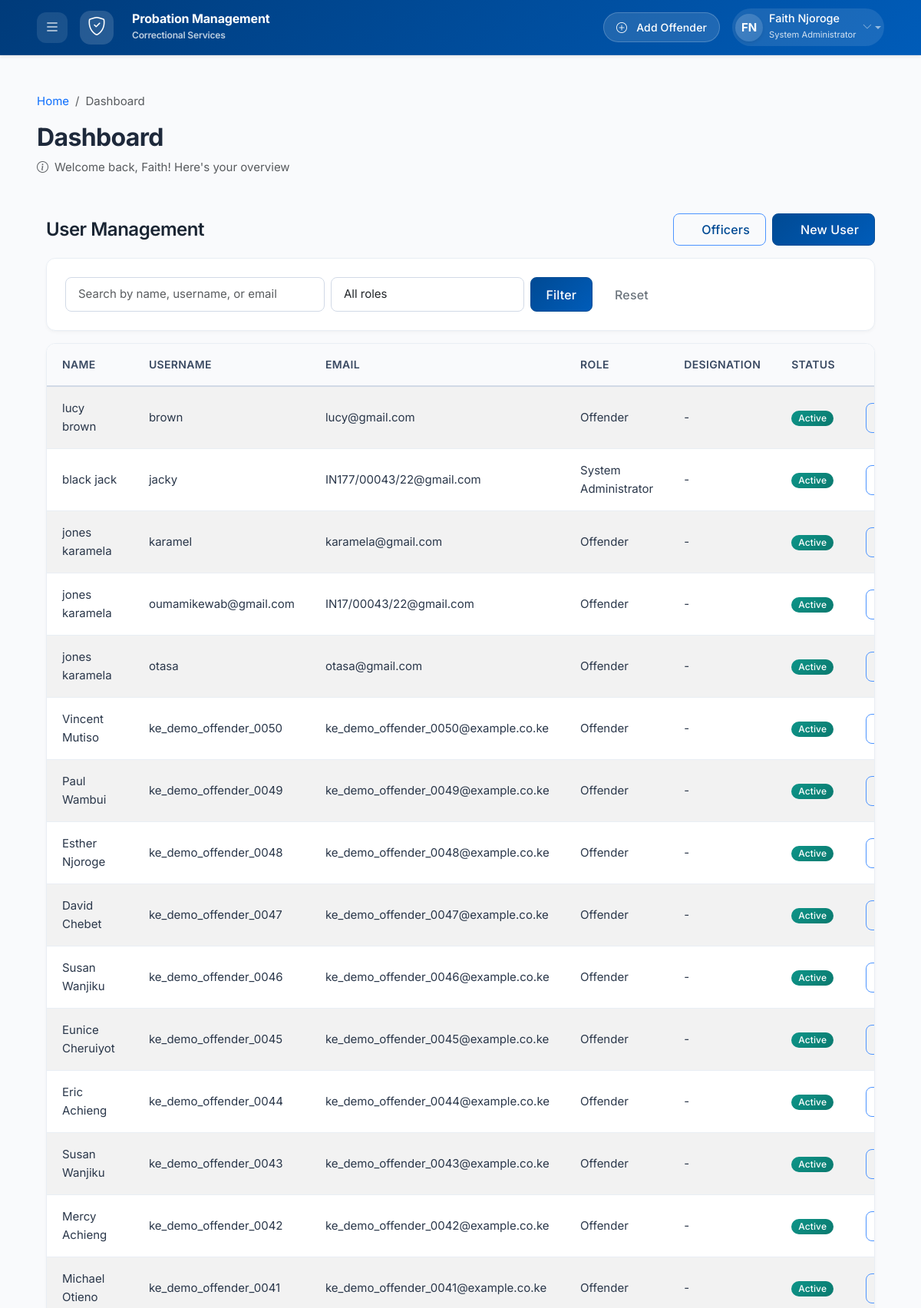
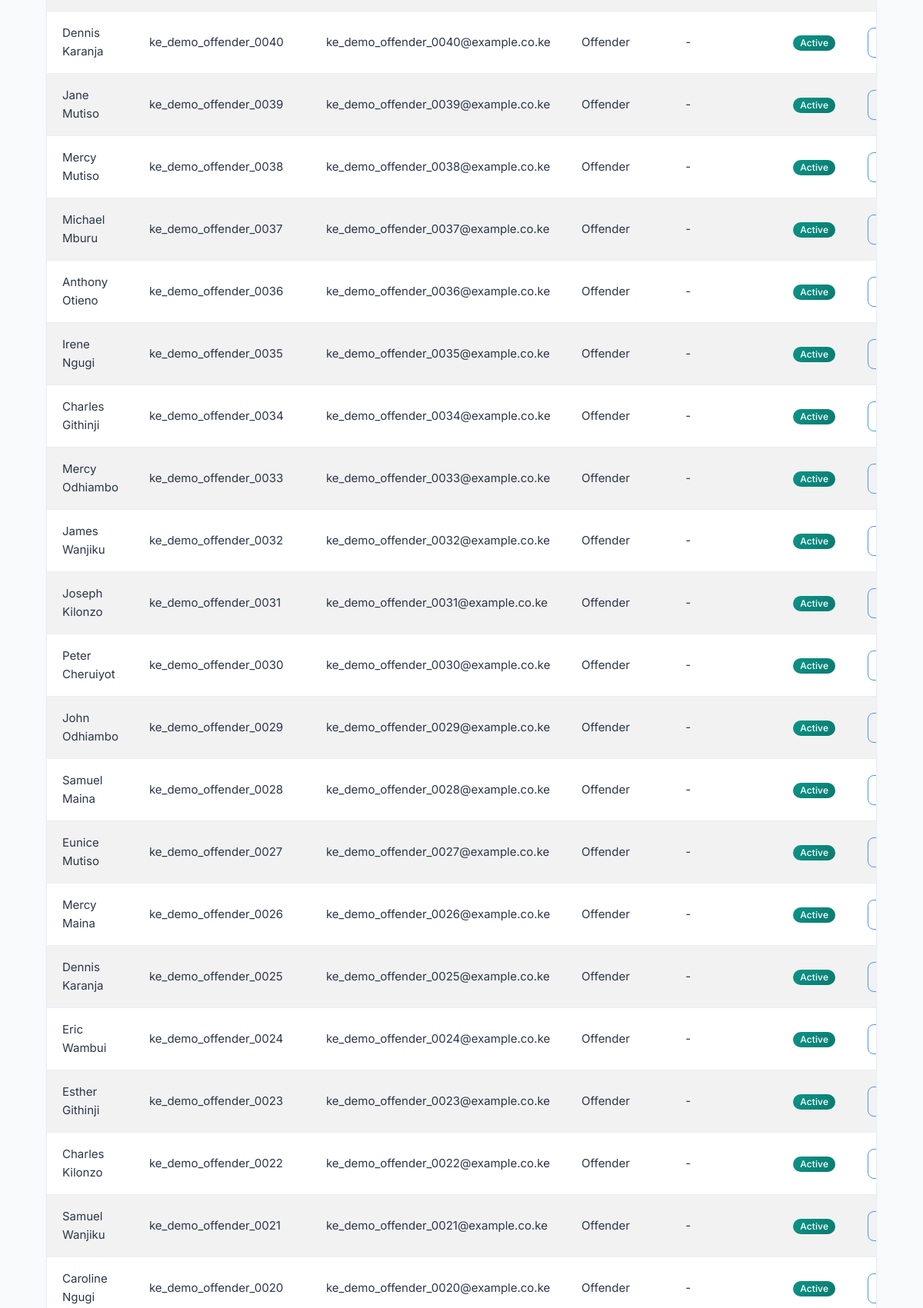
Page /accounts/users/ (signed in, upper part) on the committed database (2 pictures, top to bottom).
### accounts/models.py (models this page shows, shortened)
class User(AbstractUser):
    class Role(models.TextChoices):
        ADMIN = 'admin', _('System Administrator')
        OFFICER = 'officer', _('Probation Officer')
        OFFENDER = 'offender', _('Offender')
        JUDICIARY = 'judiciary', _('Judiciary Staff')
        NGO = 'ngo', _('NGO Staff')
    role = models.CharField(
        max_length=20,
        choices=Role.choices,
        default=Role.OFFICER,
        verbose_name=_('User Role')
    )
    phone = models.CharField(
        max_length=15,
        blank=True,
        verbose_name=_('Phone Number')
    )
    designation = models.CharField(
        max_length=100,
        blank=True,
        verbose_name=_('Designation')
    )
    profile_picture = models.ImageField(
        upload_to='profiles/',
        blank=True,
        null=True,
        verbose_name=_('Profile Picture')
    )
    date_created = models.DateTimeField(
        auto_now_add=True,
        verbose_name=_('Date Created')
    )
    date_updated = models.DateTimeField(
        auto_now=True,
        verbose_name=_('Date Updated')
    )
    class Meta:
        verbose_name = _('User')
        verbose_name_plural = _('Users')
        ordering = ['-date_created']
    def is_admin(self):
        return self.role == self.Role.ADMIN

### accounts/views.py (the view, shortened to what this page needs)
# urls.py: path('users/', views.users_list_view, name='users_list'),
def users_list_view(request):
    if not request.user.is_authenticated or not request.user.is_admin():
        messages.error(request, 'Access denied. Admin privileges required.')
        return redirect('accounts:dashboard')
    users = User.objects.all().order_by('-date_joined')
    role_filter = request.GET.get('role', '')
    if role_filter:
        users = users.filter(role=role_filter)
    search_query = request.GET.get('search', '')
    context = {
        'users': users,
        'role_filter': role_filter,
        'search_query': search_query,
        'role_choices': User.Role.choices,
        'title': 'User Management'
    }
    return render(request, 'accounts/users_list.html', context)

### templates/accounts/users_list.html (shortened to what this page needs)
{% extends 'base.html' %}
{% block content %}
<div class="container-fluid">
    <div class="d-flex justify-content-between align-items-center mb-3">
        <h4 class="mb-0">User Management</h4>
        <div class="d-flex gap-2">
            <a href="{% url 'accounts:officers_list' %}" class="btn btn-outline-primary">
                Officers
            </a>
            <a href="{% url 'accounts:create_user' %}" class="btn btn-primary">
                New User
            </a>
        </div>
    </div>
    <div class="card mb-3">
        <div class="card-body">
            <form method="get" class="row g-2">
                <div class="col-md-4">
                    <input
                        type="text"
                        name="search"
                        value="{{ search_query }}"
                        class="form-control"
                        placeholder="Search by name, username, or email"
                    >
                </div>
                <div class="col-md-3">
                    <select name="role" class="form-select">
                        <option value="">All roles</option>
                    </select>
                </div>
                <div class="col-md-5 d-flex gap-2">
                    <button type="submit" class="btn btn-primary">Filter</button>
                    <a href="{% url 'accounts:users_list' %}" class="btn btn-outline-secondary">Reset</a>
                </div>
            </form>
        </div>
    </div>
    <div class="card">
        <div class="table-responsive">
            <table class="table table-hover mb-0">
                <thead>
                    <tr>
                        <th>Name</th>
                        <th>Username</th>
                        <th>Email</th>
                        <th>Role</th>
                        <th>Designation</th>
                        <th>Status</th>
                        <th class="text-end">Actions</th>
                    </tr>
                </thead>
                <tbody>
                    {% for item in users %}
                    <tr>
                        <td>{{ item.get_full_name|default:item.username }}</td>
                        <td>{{ item.username }}</td>
                        <td>{{ item.email|default:"-" }}</td>
                        <td>{{ item.get_role_display }}</td>
                        <td>{{ item.designation|default:"-" }}</td>
                        <td>
                            {% if item.is_active %}
                            <span class="badge bg-success">Active</span>
                            {% else %}
                            <span class="badge bg-secondary">Inactive</span>
                            {% endif %}
                        </td>
                        <td class="text-end">
                            <a href="{% url 'accounts:user_detail' item.id %}" class="btn btn-sm btn-outline-primary">
                            </a>
                        </td>
                    </tr>
                    {% empty %}
                    <tr>
                        <td colspan="7" class="text-center text-muted py-4">No users found.</td>
                    </tr>
                    {% endfor %}
                </tbody>
            </table>
        </div>
    </div>
</div>
{% endblock %}

### templates/base.html (shortened to what this page needs)
<!DOCTYPE html>
{% load static %}
<html lang="en" data-bs-theme="auto">
<head>
    <link href="https://cdn.jsdelivr.net/npm/bootstrap@5.3.2/dist/css/bootstrap.min.css" rel="stylesheet">
    <link rel="stylesheet" href="https://cdn.jsdelivr.net/npm/bootstrap-icons@1.11.1/font/bootstrap-icons.css">
    <link rel="stylesheet" href="https://cdn.datatables.net/1.13.6/css/dataTables.bootstrap5.min.css">
    <link rel="stylesheet" href="https://cdn.datatables.net/responsive/2.5.0/css/responsive.bootstrap5.min.css">
    <link href="https://cdn.jsdelivr.net/npm/select2@4.1.0-rc.0/dist/css/select2.min.css" rel="stylesheet">
    <link rel="stylesheet" href="https://cdn.jsdelivr.net/npm/select2-bootstrap-5-theme@1.3.0/dist/select2-bootstrap-5-theme.min.css">
    <link href="https://unpkg.com/aos@2.3.1/dist/aos.css" rel="stylesheet">
    <link rel="stylesheet" href="{% static 'css/style.css' %}">
    <link rel="stylesheet" href="{% static 'css/dashboard.css' %}">
</head>
<body class="d-flex flex-column min-vh-100">
    <nav class="navbar navbar-dark shadow-sm sticky-top app-navbar"
         style="background: linear-gradient(135deg, #003b7a 0%, #005cb9 100%); min-height: 72px; backdrop-filter: blur(10px);">
        <div class="container-fluid px-4">
            <div class="d-flex align-items-center">
                {% if user.is_authenticated %}
                <button class="btn btn-link text-white p-2 me-3"
                        id="sidebarToggle"
                        title="Toggle menu"
                        style="background: rgba(255,255,255,0.1); border-radius: 12px; width: 40px; height: 40px;"
                        data-bs-toggle="offcanvas"
                        data-bs-target="#appSidebar"
                        aria-controls="appSidebar">
                    <i class="bi bi-list fs-5"></i>
                </button>
                {% endif %}
                <a class="navbar-brand d-flex align-items-center" href="{% url 'dashboard:home' %}">
                    <div class="d-flex align-items-center justify-content-center me-3"
                         style="width: 44px; height: 44px; background: rgba(255,255,255,0.15); border-radius: 14px; backdrop-filter: blur(4px);">
                        <i class="bi bi-shield-check fs-4 text-white"></i>
                    </div>
                    <div class="d-flex flex-column">
                        <span class="fw-bold fs-6 lh-1 mb-1" style="letter-spacing: -0.01em;">Probation Management</span>
                        <span class="small opacity-75" style="font-size: 0.75rem;">Correctional Services</span>
                    </div>
                </a>
            </div>
            <ul class="navbar-nav flex-row align-items-center">
                {% if user.is_authenticated %}
                    <li class="nav-item me-3 d-none d-md-block">
                        <a href="{% url 'offenders:offender_create' %}" class="btn btn-sm text-white px-3"
                           style="background: rgba(255,255,255,0.12); border-radius: 30px; border: 1px solid rgba(255,255,255,0.2); text-decoration: none;">
                            <i class="bi bi-plus-circle me-1"></i> Add Offender
                        </a>
                    </li>
                    <li class="nav-item dropdown">
                        <a class="nav-link dropdown-toggle d-flex align-items-center p-1"
                           href="#"
                           role="button"
                           data-bs-toggle="dropdown"
                           aria-expanded="false"
                           style="background: rgba(255,255,255,0.1); border-radius: 40px; text-decoration: none;">
                            <div class="avatar-circle me-2 shadow-sm"
                                 style="width: 36px; height: 36px; border-radius: 50%; background: linear-gradient(135deg, #ffffff30, #ffffff20); display: flex; align-items: center; justify-content: center; color: white; font-weight: bold;">
                                {{ user.first_name|first|upper }}{{ user.last_name|first|upper }}
                            </div>
                            <div class="d-none d-xl-block text-start me-2">
                                <div class="fw-medium" style="font-size: 0.9rem; line-height: 1.2; color: white;">{{ user.get_full_name|default:user.username }}</div>
                                <small style="font-size: 0.7rem; opacity: 0.9; color: rgba(255,255,255,0.9);">{{ user.get_role_display|default:"User" }}</small>
                            </div>
                            <i class="bi bi-chevron-down text-white-50" style="font-size: 0.8rem;"></i>
                        </a>
                    </li>
                {% endif %}
            </ul>
        </div>
    </nav>
    <div class="container-fluid flex-grow-1 px-0">
        <div class="row g-0">
            <main id="mainContent" class="col-12 px-4 px-xl-5 py-4 py-xl-5">
                <div class="page-header mb-5" data-aos="fade-up" data-aos-duration="500">
                    <div class="d-flex flex-column flex-md-row justify-content-between align-items-start align-items-md-center">
                        <div>
                            <nav aria-label="breadcrumb" class="mb-2">
                                <ol class="breadcrumb">
                                    <li class="breadcrumb-item"><a href="{% url 'dashboard:home' %}" class="text-decoration-none">Home</a></li>
                                    <li class="breadcrumb-item active" aria-current="page">
                                        {% block breadcrumb %}{% block page_title_alt %}Dashboard{% endblock %}{% endblock %}
                                    </li>
                                </ol>
                            </nav>
                            <h1 class="h2 fw-bold mb-2" style="letter-spacing: -0.02em; color: #1e293b;">
                                {% block page_title %}Dashboard{% endblock %}
                            </h1>
                            <p class="text-muted mb-0 d-flex align-items-center">
                                <i class="bi bi-info-circle me-2"></i>
                                {% block page_subtitle %}Welcome back, {{ user.first_name|default:"User" }}! Here's your overview{% endblock %}
                            </p>
                        </div>
                    </div>
                </div>
                <div class="content-wrapper" data-aos="fade-up" data-aos-delay="150">
                    {% block content %}{% endblock %}
                </div>
            </main>
        </div>
    </div>
</body>
</html>

### rows in the picture
User: first_name|first "F", last_name|first "N", get_full_name "Faith Njoroge", role "System Administrator", first_name "Faith"
User: get_full_name "lucy brown", username "brown", email "lucy@gmail.com", role "Offender", designation "-", is_active "Active"
User: get_full_name "black jack", username "jacky", email "IN177/00043/22@gmail.com", role "System Administrator", designation "-", is_active "Active"
User: get_full_name "jones karamela", username "karamel", email "karamela@gmail.com", role "Offender", designation "-", is_active "Active"
User: get_full_name "jones karamela", username "oumamikewab@gmail.com", email "IN17/00043/22@gmail.com", role "Offender", designation "-", is_active "Active"
User: get_full_name "jones karamela", username "otasa", email "otasa@gmail.com", role "Offender", designation "-", is_active "Active"
User: get_full_name "Vincent Mutiso", username "ke_demo_offender_0050", email "ke_demo_offender_0050@example.co.ke", role "Offender", designation "-", is_active "Active"
User: get_full_name "Paul Wambui", username "ke_demo_offender_0049", email "ke_demo_offender_0049@example.co.ke", role "Offender", designation "-", is_active "Active"
User: get_full_name "Esther Njoroge", username "ke_demo_offender_0048", email "ke_demo_offender_0048@example.co.ke", role "Offender", designation "-", is_active "Active"
User: get_full_name "David Chebet", username "ke_demo_offender_0047", email "ke_demo_offender_0047@example.co.ke", role "Offender", designation "-", is_active "Active"
User: get_full_name "Susan Wanjiku", username "ke_demo_offender_0046", email "ke_demo_offender_0046@example.co.ke", role "Offender", designation "-", is_active "Active"
User: get_full_name "Eunice Cheruiyot", username "ke_demo_offender_0045", email "ke_demo_offender_0045@example.co.ke", role "Offender", designation "-", is_active "Active"
User: get_full_name "Eric Achieng", username "ke_demo_offender_0044", email "ke_demo_offender_0044@example.co.ke", role "Offender", designation "-", is_active "Active"
User: get_full_name "Susan Wanjiku", username "ke_demo_offender_0043", email "ke_demo_offender_0043@example.co.ke", role "Offender", designation "-", is_active "Active"
User: get_full_name "Mercy Achieng", username "ke_demo_offender_0042", email "ke_demo_offender_0042@example.co.ke", role "Offender", designation "-", is_active "Active"
User: get_full_name "Michael Otieno", username "ke_demo_offender_0041", email "ke_demo_offender_0041@example.co.ke", role "Offender", designation "-", is_active "Active"
User: get_full_name "Dennis Karanja", username "ke_demo_offender_0040", email "ke_demo_offender_0040@example.co.ke", role "Offender", designation "-", is_active "Active"
User: get_full_name "Jane Mutiso", username "ke_demo_offender_0039", email "ke_demo_offender_0039@example.co.ke", role "Offender", designation "-", is_active "Active"
User: get_full_name "Mercy Mutiso", username "ke_demo_offender_0038", email "ke_demo_offender_0038@example.co.ke", role "Offender", designation "-", is_active "Active"
User: get_full_name "Michael Mburu", username "ke_demo_offender_0037", email "ke_demo_offender_0037@example.co.ke", role "Offender", designation "-", is_active "Active"
User: get_full_name "Anthony Otieno", username "ke_demo_offender_0036", email "ke_demo_offender_0036@example.co.ke", role "Offender", designation "-", is_active "Active"
User: get_full_name "Irene Ngugi", username "ke_demo_offender_0035", email "ke_demo_offender_0035@example.co.ke", role "Offender", designation "-", is_active "Active"
User: get_full_name "Charles Githinji", username "ke_demo_offender_0034", email "ke_demo_offender_0034@example.co.ke", role "Offender", designation "-", is_active "Active"
User: get_full_name "Mercy Odhiambo", username "ke_demo_offender_0033", email "ke_demo_offender_0033@example.co.ke", role "Offender", designation "-", is_active "Active"
User: get_full_name "James Wanjiku", username "ke_demo_offender_0032", email "ke_demo_offender_0032@example.co.ke", role "Offender", designation "-", is_active "Active"
User: get_full_name "Joseph Kilonzo", username "ke_demo_offender_0031", email "ke_demo_offender_0031@example.co.ke", role "Offender", designation "-", is_active "Active"
User: get_full_name "Peter Cheruiyot", username "ke_demo_offender_0030", email "ke_demo_offender_0030@example.co.ke", role "Offender", designation "-", is_active "Active"
User: get_full_name "John Odhiambo", username "ke_demo_offender_0029", email "ke_demo_offender_0029@example.co.ke", role "Offender", designation "-", is_active "Active"
User: get_full_name "Samuel Maina", username "ke_demo_offender_0028", email "ke_demo_offender_0028@example.co.ke", role "Offender", designation "-", is_active "Active"
User: get_full_name "Eunice Mutiso", username "ke_demo_offender_0027", email "ke_demo_offender_0027@example.co.ke", role "Offender", designation "-", is_active "Active"
User: get_full_name "Mercy Maina", username "ke_demo_offender_0026", email "ke_demo_offender_0026@example.co.ke", role "Offender", designation "-", is_active "Active"
User: get_full_name "Dennis Karanja", username "ke_demo_offender_0025", email "ke_demo_offender_0025@example.co.ke", role "Offender", designation "-", is_active "Active"
User: get_full_name "Eric Wambui", username "ke_demo_offender_0024", email "ke_demo_offender_0024@example.co.ke", role "Offender", designation "-", is_active "Active"
User: get_full_name "Esther Githinji", username "ke_demo_offender_0023", email "ke_demo_offender_0023@example.co.ke", role "Offender", designation "-", is_active "Active"
User: get_full_name "Charles Kilonzo", username "ke_demo_offender_0022", email "ke_demo_offender_0022@example.co.ke", role "Offender", designation "-", is_active "Active"
User: get_full_name "Samuel Wanjiku", username "ke_demo_offender_0021", email "ke_demo_offender_0021@example.co.ke", role "Offender", designation "-", is_active "Active"
User: get_full_name "Caroline Ngugi", username "ke_demo_offender_0020", email "ke_demo_offender_0020@example.co.ke", role "Offender", designation "-", is_active "Active"
